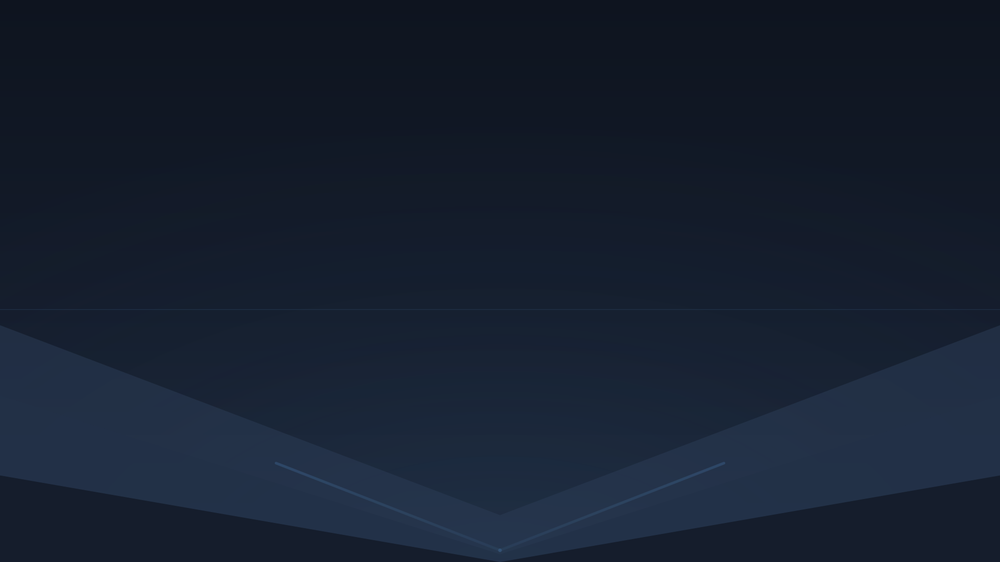
#> input picture branding/wallpapers/valtus-wallpaper-1920x1080.png, 1000 x 562 px, shrunk from 1920 x 1080 before the run
$ python png-preview.py ../../branding/wallpapers/valtus-wallpaper-1920x1080.png
#> lines starting #> are read from the running program, lines starting #| are printed output that depends on the picture
#!/usr/bin/env python3
"""ASCII preview of a PNG screenshot (works for any PIL-readable image)."""
import sys
from PIL import Image

path = sys.argv[1]
im = Image.open(path).convert("L")
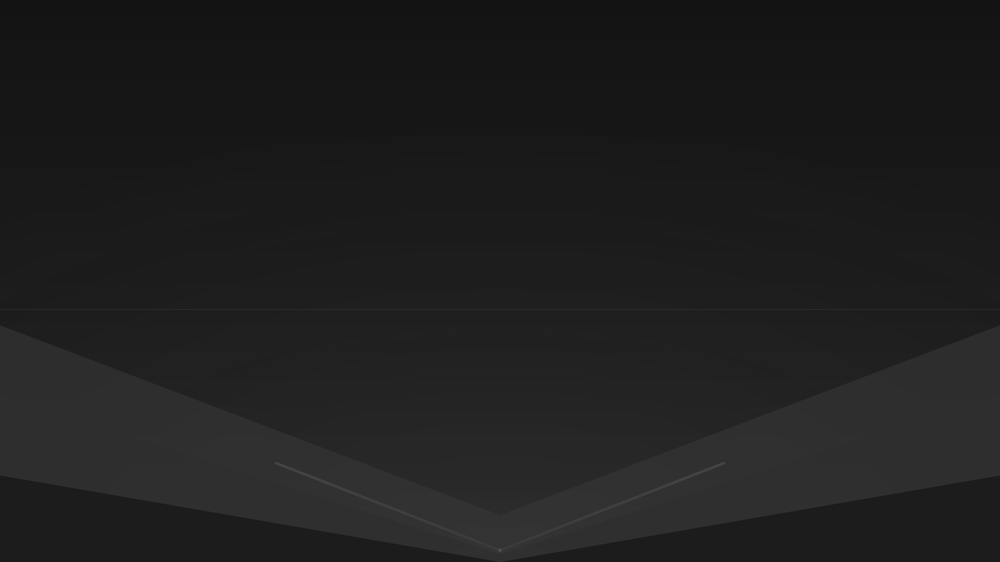
#> im: PIL image 1000x562 L; min 19, max 78, mean 30.5
w, h = im.size
#> w = 1000; h = 562
chars = " .:-=+*#%@"
print(f"{path}: {w}x{h}")
#| ../../branding/wallpapers/valtus-wallpaper-1920x1080.png: 1000x562
rows = []
for y in range(0, h, max(1, h // 28)):
    row = ""
    for x in range(0, w, max(1, w // 76)):
        lum = im.getpixel((min(x, w - 1), min(y, h - 1)))
        row += chars[min(9, lum * 10 // 256)]
    rows.append(row)
#> after the loop, rows = 29 items
print("\n".join(rows))
# blankness metric
extremes = im.getextrema()
#> extremes = (19, 78)
print(f"luminance extrema: {extremes}")
#| luminance extrema: (19, 78)
mean = sum(im.histogram()) and sum(i * c for i, c in enumerate(im.histogram())) / (w * h)
#> mean = 30.46
print(f"mean luminance: {mean:.2f} (0=black, 255=white)")
#| mean luminance: 30.46 (0=black, 255=white)
